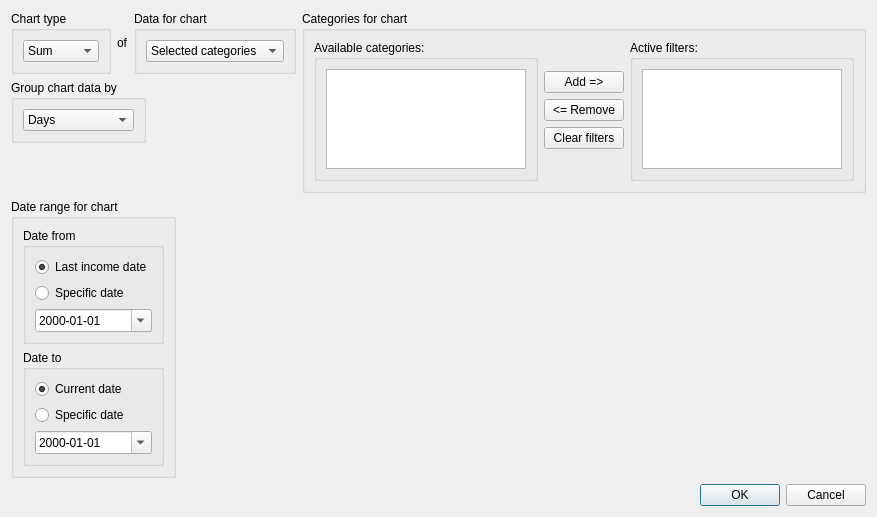
<?xml version="1.0" encoding="UTF-8"?>
<ui version="4.0">
 <class>NewChartDialog</class>
 <widget class="QDialog" name="NewChartDialog">
  <property name="windowModality">
   <enum>Qt::ApplicationModal</enum>
  </property>
  <property name="geometry">
   <rect>
    <x>0</x>
    <y>0</y>
    <width>832</width>
    <height>462</height>
   </rect>
  </property>
  <property name="windowTitle">
   <string>Creat a new chart</string>
  </property>
  <layout class="QVBoxLayout" name="verticalLayout_6">
   <item>
    <layout class="QVBoxLayout" name="verticalLayout_10">
     <item>
      <layout class="QHBoxLayout" name="horizontalLayout">
       <item>
        <layout class="QVBoxLayout" name="verticalLayout_5">
         <item>
          <layout class="QHBoxLayout" name="horizontalLayout_2">
           <item>
            <widget class="QGroupBox" name="GB_chartType">
             <property name="sizePolicy">
              <sizepolicy hsizetype="Minimum" vsizetype="Fixed">
               <horstretch>0</horstretch>
               <verstretch>0</verstretch>
              </sizepolicy>
             </property>
             <property name="title">
              <string>Chart type</string>
             </property>
             <layout class="QVBoxLayout" name="verticalLayout_3">
              <item>
               <widget class="QComboBox" name="CB_chartType">
                <item>
                 <property name="text">
                  <string>Sum</string>
                 </property>
                </item>
                <item>
                 <property name="text">
                  <string>Average</string>
                 </property>
                </item>
               </widget>
              </item>
             </layout>
            </widget>
           </item>
           <item>
            <widget class="QLabel" name="label_2">
             <property name="text">
              <string>of</string>
             </property>
            </widget>
           </item>
           <item>
            <widget class="QGroupBox" name="GB_dataForChart">
             <property name="sizePolicy">
              <sizepolicy hsizetype="Minimum" vsizetype="Fixed">
               <horstretch>0</horstretch>
               <verstretch>0</verstretch>
              </sizepolicy>
             </property>
             <property name="title">
              <string>Data for chart</string>
             </property>
             <layout class="QVBoxLayout" name="verticalLayout_4">
              <item>
               <widget class="QComboBox" name="CB_dataForChart">
                <property name="sizeAdjustPolicy">
                 <enum>QComboBox::AdjustToContents</enum>
                </property>
                <item>
                 <property name="text">
                  <string>Selected categories</string>
                 </property>
                </item>
                <item>
                 <property name="text">
                  <string>All income</string>
                 </property>
                </item>
                <item>
                 <property name="text">
                  <string>All expenses</string>
                 </property>
                </item>
               </widget>
              </item>
             </layout>
            </widget>
           </item>
          </layout>
         </item>
         <item>
          <layout class="QHBoxLayout" name="horizontalLayout_5">
           <item>
            <widget class="QGroupBox" name="GB_groupChartData">
             <property name="title">
              <string>Group chart data by</string>
             </property>
             <layout class="QVBoxLayout" name="verticalLayout_11">
              <item>
               <widget class="QComboBox" name="comboBox">
                <item>
                 <property name="text">
                  <string>Days</string>
                 </property>
                </item>
                <item>
                 <property name="text">
                  <string>Weeks</string>
                 </property>
                </item>
                <item>
                 <property name="text">
                  <string>Months</string>
                 </property>
                </item>
                <item>
                 <property name="text">
                  <string>Years</string>
                 </property>
                </item>
               </widget>
              </item>
             </layout>
            </widget>
           </item>
           <item>
            <spacer name="horizontalSpacer_2">
             <property name="orientation">
              <enum>Qt::Horizontal</enum>
             </property>
             <property name="sizeHint" stdset="0">
              <size>
               <width>40</width>
               <height>20</height>
              </size>
             </property>
            </spacer>
           </item>
          </layout>
         </item>
         <item>
          <spacer name="verticalSpacer">
           <property name="orientation">
            <enum>Qt::Vertical</enum>
           </property>
           <property name="sizeHint" stdset="0">
            <size>
             <width>20</width>
             <height>40</height>
            </size>
           </property>
          </spacer>
         </item>
        </layout>
       </item>
       <item>
        <widget class="QGroupBox" name="GB_categoriesForChart">
         <property name="title">
          <string>Categories for chart</string>
         </property>
         <layout class="QHBoxLayout" name="horizontalLayout_4">
          <item>
           <widget class="QGroupBox" name="GB_availableCategories">
            <property name="title">
             <string>Available categories:</string>
            </property>
            <layout class="QGridLayout" name="gridLayout_5">
             <item row="0" column="0">
              <widget class="QListWidget" name="LW_availableCategories">
               <property name="sizePolicy">
                <sizepolicy hsizetype="Minimum" vsizetype="Minimum">
                 <horstretch>0</horstretch>
                 <verstretch>0</verstretch>
                </sizepolicy>
               </property>
               <property name="minimumSize">
                <size>
                 <width>200</width>
                 <height>100</height>
                </size>
               </property>
               <property name="maximumSize">
                <size>
                 <width>16777215</width>
                 <height>16777215</height>
                </size>
               </property>
               <property name="resizeMode">
                <enum>QListView::Fixed</enum>
               </property>
               <property name="sortingEnabled">
                <bool>true</bool>
               </property>
              </widget>
             </item>
            </layout>
           </widget>
          </item>
          <item>
           <layout class="QVBoxLayout" name="verticalLayout">
            <item>
             <spacer name="verticalSpacer_2">
              <property name="orientation">
               <enum>Qt::Vertical</enum>
              </property>
              <property name="sizeHint" stdset="0">
               <size>
                <width>20</width>
                <height>40</height>
               </size>
              </property>
             </spacer>
            </item>
            <item>
             <widget class="QPushButton" name="PB_addCategoryFilter">
              <property name="text">
               <string>Add =&gt;</string>
              </property>
             </widget>
            </item>
            <item>
             <widget class="QPushButton" name="PB_removeCategoryFilter">
              <property name="text">
               <string>&lt;= Remove</string>
              </property>
             </widget>
            </item>
            <item>
             <widget class="QPushButton" name="PB_clearCategoryFilters">
              <property name="text">
               <string>Clear filters</string>
              </property>
             </widget>
            </item>
            <item>
             <spacer name="verticalSpacer_3">
              <property name="orientation">
               <enum>Qt::Vertical</enum>
              </property>
              <property name="sizeHint" stdset="0">
               <size>
                <width>20</width>
                <height>40</height>
               </size>
              </property>
             </spacer>
            </item>
           </layout>
          </item>
          <item>
           <widget class="QGroupBox" name="GB_activeFilters">
            <property name="title">
             <string>Active filters:</string>
            </property>
            <layout class="QVBoxLayout" name="verticalLayout_2">
             <item>
              <widget class="QListWidget" name="LW_activeFilters">
               <property name="sizePolicy">
                <sizepolicy hsizetype="Minimum" vsizetype="Minimum">
                 <horstretch>0</horstretch>
                 <verstretch>0</verstretch>
                </sizepolicy>
               </property>
               <property name="minimumSize">
                <size>
                 <width>200</width>
                 <height>100</height>
                </size>
               </property>
               <property name="maximumSize">
                <size>
                 <width>16777215</width>
                 <height>16777215</height>
                </size>
               </property>
               <property name="sortingEnabled">
                <bool>true</bool>
               </property>
              </widget>
             </item>
            </layout>
           </widget>
          </item>
         </layout>
        </widget>
       </item>
      </layout>
     </item>
     <item>
      <layout class="QHBoxLayout" name="horizontalLayout_3">
       <item>
        <widget class="QGroupBox" name="GB_dateRange">
         <property name="title">
          <string>Date range for chart</string>
         </property>
         <layout class="QVBoxLayout" name="verticalLayout_8">
          <item>
           <widget class="QGroupBox" name="GB_dateFrom">
            <property name="sizePolicy">
             <sizepolicy hsizetype="Minimum" vsizetype="Minimum">
              <horstretch>0</horstretch>
              <verstretch>0</verstretch>
             </sizepolicy>
            </property>
            <property name="title">
             <string>Date from</string>
            </property>
            <layout class="QVBoxLayout" name="verticalLayout_7">
             <item>
              <widget class="QRadioButton" name="RB_dateFrom_lastIncome">
               <property name="text">
                <string>Last income date</string>
               </property>
               <property name="checked">
                <bool>true</bool>
               </property>
              </widget>
             </item>
             <item>
              <widget class="QRadioButton" name="RB_dateFrom_specificDate">
               <property name="text">
                <string>Specific date</string>
               </property>
              </widget>
             </item>
             <item>
              <widget class="QDateTimeEdit" name="DT_dateFrom">
               <property name="alignment">
                <set>Qt::AlignLeading|Qt::AlignLeft|Qt::AlignVCenter</set>
               </property>
               <property name="specialValueText">
                <string/>
               </property>
               <property name="displayFormat">
                <string>yyyy-MM-dd</string>
               </property>
               <property name="calendarPopup">
                <bool>true</bool>
               </property>
              </widget>
             </item>
            </layout>
           </widget>
          </item>
          <item>
           <widget class="QGroupBox" name="GB_dateTo">
            <property name="sizePolicy">
             <sizepolicy hsizetype="Minimum" vsizetype="Minimum">
              <horstretch>0</horstretch>
              <verstretch>0</verstretch>
             </sizepolicy>
            </property>
            <property name="title">
             <string>Date to</string>
            </property>
            <layout class="QVBoxLayout" name="verticalLayout_9">
             <item>
              <widget class="QRadioButton" name="RB_dateTo_curentDate">
               <property name="text">
                <string>Current date</string>
               </property>
               <property name="checked">
                <bool>true</bool>
               </property>
              </widget>
             </item>
             <item>
              <widget class="QRadioButton" name="RB_dateTo_specificDate">
               <property name="text">
                <string>Specific date</string>
               </property>
              </widget>
             </item>
             <item>
              <widget class="QDateTimeEdit" name="DT_dateTo">
               <property name="displayFormat">
                <string>yyyy-MM-dd</string>
               </property>
               <property name="calendarPopup">
                <bool>true</bool>
               </property>
              </widget>
             </item>
            </layout>
           </widget>
          </item>
         </layout>
        </widget>
       </item>
       <item>
        <spacer name="horizontalSpacer">
         <property name="orientation">
          <enum>Qt::Horizontal</enum>
         </property>
         <property name="sizeHint" stdset="0">
          <size>
           <width>40</width>
           <height>20</height>
          </size>
         </property>
        </spacer>
       </item>
      </layout>
     </item>
    </layout>
   </item>
   <item>
    <widget class="QDialogButtonBox" name="buttonBox">
     <property name="orientation">
      <enum>Qt::Horizontal</enum>
     </property>
     <property name="standardButtons">
      <set>QDialogButtonBox::Cancel|QDialogButtonBox::Ok</set>
     </property>
    </widget>
   </item>
  </layout>
 </widget>
 <resources/>
 <connections>
  <connection>
   <sender>buttonBox</sender>
   <signal>accepted()</signal>
   <receiver>NewChartDialog</receiver>
   <slot>accept()</slot>
   <hints>
    <hint type="sourcelabel">
     <x>248</x>
     <y>254</y>
    </hint>
    <hint type="destinationlabel">
     <x>157</x>
     <y>274</y>
    </hint>
   </hints>
  </connection>
  <connection>
   <sender>buttonBox</sender>
   <signal>rejected()</signal>
   <receiver>NewChartDialog</receiver>
   <slot>reject()</slot>
   <hints>
    <hint type="sourcelabel">
     <x>316</x>
     <y>260</y>
    </hint>
    <hint type="destinationlabel">
     <x>286</x>
     <y>274</y>
    </hint>
   </hints>
  </connection>
 </connections>
</ui>
